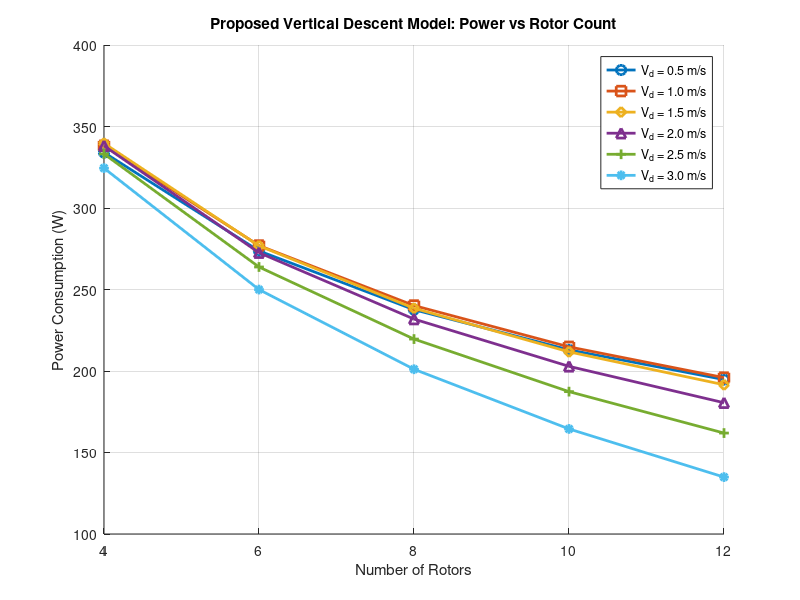

Write MATLAB code to recreate this figure.
% Fixed parameters
delta = 0.010674;
s     = 0.043648;
CT    = 0.0012435;
k     = 0.10813;
Sfp   = 0.48;
W     = 29.43;
rho   = 1.225;
A     = 0.385;

% Rotor counts to sweep
n_values = [4 6 8 10 12];

% Descent speeds to evaluate
Vd_values = [0.5 1 1.5 2 2.5 3];

% Marker styles for each speed
markers = {'o','s','d','^','+','*'};   % circle, square, diamond, triangle, plus, star
colors  = lines(length(Vd_values));    % distinct colors

% Proposed descent model function
powerModel = @(n,V) ...
    (delta*s/(8*sqrt(n*rho*A))) .* (W/CT).^(3/2) ...
    + (1+k) .* W.^(3/2) ./ sqrt(2*n*rho*A) ...
    + 0.5*W.*V ...
    - (n/4).*Sfp.*rho.*V.^3 ...
    + (0.5*W - (n/4).*Sfp.*rho.*V.^2) .* ...
    sqrt((1 - Sfp/A).*V.^2 + (2*W)./(n.*rho.*A));

% Plot Power vs Rotor Count for each descent speed
figure; hold on;
for j = 1:length(Vd_values)
    V = Vd_values(j);
    P = arrayfun(@(n) powerModel(n,V), n_values);
    plot(n_values, P, ['-' markers{j}], ...
        'Color',colors(j,:),'LineWidth',2,'MarkerSize',7);
end

xlabel('Number of Rotors');
ylabel('Power Consumption (W)');
title('Proposed Vertical Descent Model: Power vs Rotor Count');
legend(arrayfun(@(v) sprintf('V_d = %.1f m/s',v), Vd_values,'UniformOutput',false), ...
    'Location','northeast');
xlim([4 12]); ylim([100 400]); grid on;
